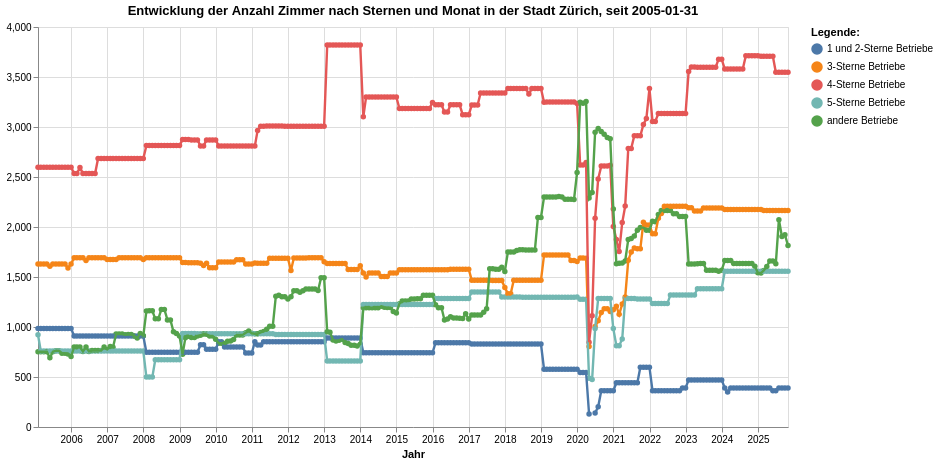

Notebook cell for this chart:
### Markdown cell above
#### Entwicklung der Zimmer nach Sternen

### Code cell
grafik4 = mypy_dv.plot_altair_multiline_highlight(
    data = data2betested.reset_index().query('Sterne !="Total" and Kennzahl == "Zimmer"')
    ,x = 'Jahr_Monat_str:T'
    ,y = 'Anzahl:Q'
    ,x_beschriftung = 'Jahr'
    , y_beschriftung = ''
    ,category = "Sterne:N"
    ,category_beschriftung= 'Legende:'
    ,warning_status = "ignore" #always or ignore
    ,myTitle="Entwicklung der Anzahl Zimmer nach Sternen und Monat in der Stadt Zürich, seit "+data_min_date
)
grafik4

### Figure 1 — Vega-Lite specification as saved in the notebook (floating-point values rounded to 4 significant figures; data arrays with more than 128 entries replaced by an {"elided": "..."} marker saying what was removed)
{"config": {"view": {"continuousWidth": 300, "continuousHeight": 300}}, "layer": [{"mark": {"type": "circle"}, "encoding": {"color": {"field": "Sterne", "legend": {"orient": "right", "title": "Legende:"}, "scale": {"scheme": "tableau10"}, "type": "nominal"}, "opacity": {"value": 1.3}, "tooltip": [{"field": "Jahr_Monat_str", "type": "temporal"}, {"field": "Sterne", "type": "nominal"}, {"field": "Anzahl", "type": "quantitative"}], "x": {"axis": {"title": "Jahr"}, "field": "Jahr_Monat_str", "type": "temporal"}, "y": {"axis": {"title": ""}, "field": "Anzahl", "type": "quantitative"}}, "name": "view_5", "title": "Entwicklung der Anzahl Zimmer nach Sternen und Monat in der Stadt Zürich, seit 2005-01-31"}, {"mark": {"type": "line"}, "encoding": {"color": {"field": "Sterne", "legend": {"orient": "right", "title": "Legende:"}, "scale": {"scheme": "tableau10"}, "type": "nominal"}, "strokeWidth": {"condition": {"test": {"not": {"param": "param_5"}}, "value": 1.2}, "value": 2.4}, "tooltip": [{"field": "Jahr_Monat_str", "type": "temporal"}, {"field": "Sterne", "type": "nominal"}, {"field": "Anzahl", "type": "quantitative"}], "x": {"axis": {"title": "Jahr"}, "field": "Jahr_Monat_str", "type": "temporal"}, "y": {"axis": {"title": ""}, "field": "Anzahl", "type": "quantitative"}}, "title": "Entwicklung der Anzahl Zimmer nach Sternen und Monat in der Stadt Zürich, seit 2005-01-31"}], "data": {"name": "data-18a71ae929ca8f3eb59c1a237791cdc9"}, "height": 400, "params": [{"name": "param_5", "select": {"type": "point", "fields": ["Sterne:N"], "nearest": true, "on": "pointerover"}, "views": ["view_5"]}], "width": 750, "$schema": "https://vega.github.io/schema/vega-lite/v5.8.0.json", "datasets": {"data-18a71ae929ca8f3eb59c1a237791cdc9": {"elided": "1250 records"}}}
